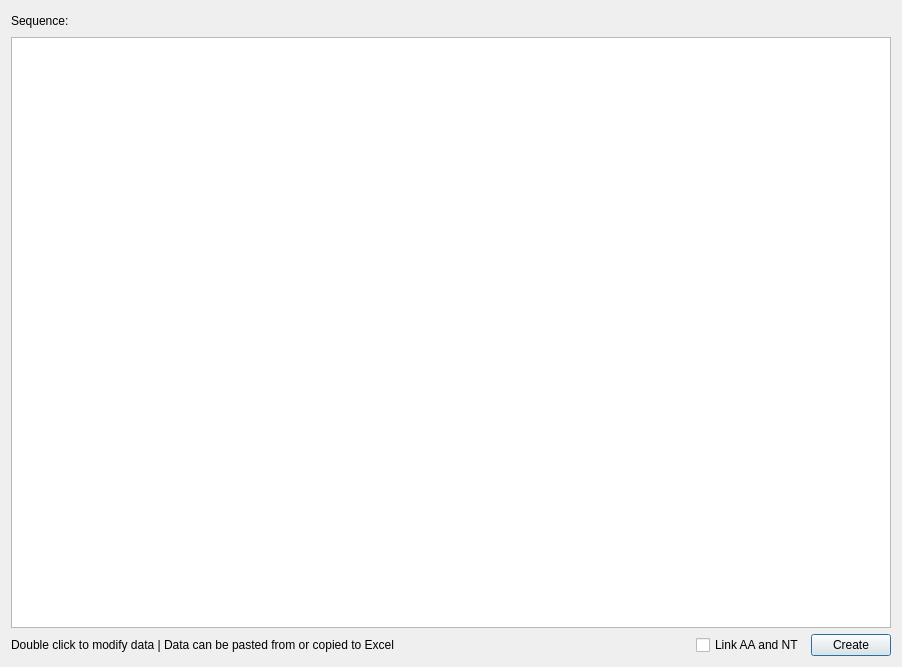
<?xml version="1.0" encoding="UTF-8"?>
<ui version="4.0">
 <class>annotation_editor</class>
 <widget class="QDialog" name="annotation_editor">
  <property name="geometry">
   <rect>
    <x>0</x>
    <y>0</y>
    <width>902</width>
    <height>667</height>
   </rect>
  </property>
  <property name="windowTitle">
   <string>Annotation editor</string>
  </property>
  <layout class="QVBoxLayout" name="verticalLayout">
   <item>
    <layout class="QHBoxLayout" name="horizontalLayout_2">
     <item>
      <widget class="QLabel" name="label_2">
       <property name="text">
        <string>Sequence:</string>
       </property>
      </widget>
     </item>
     <item>
      <spacer name="horizontalSpacer_2">
       <property name="orientation">
        <enum>Qt::Horizontal</enum>
       </property>
       <property name="sizeHint" stdset="0">
        <size>
         <width>40</width>
         <height>20</height>
        </size>
       </property>
      </spacer>
     </item>
    </layout>
   </item>
   <item>
    <widget class="MyTableView" name="tableView">
     <property name="sizeAdjustPolicy">
      <enum>QAbstractScrollArea::AdjustToContents</enum>
     </property>
    </widget>
   </item>
   <item>
    <layout class="QHBoxLayout" name="horizontalLayout">
     <item>
      <widget class="QLabel" name="label">
       <property name="text">
        <string>Double click to modify data | Data can be pasted from or copied to Excel</string>
       </property>
      </widget>
     </item>
     <item>
      <spacer name="horizontalSpacer">
       <property name="orientation">
        <enum>Qt::Horizontal</enum>
       </property>
       <property name="sizeHint" stdset="0">
        <size>
         <width>138</width>
         <height>21</height>
        </size>
       </property>
      </spacer>
     </item>
     <item>
      <widget class="QCheckBox" name="checkBox">
       <property name="text">
        <string>Link AA and NT</string>
       </property>
      </widget>
     </item>
     <item>
      <widget class="QPushButton" name="pushButton">
       <property name="text">
        <string>Create</string>
       </property>
      </widget>
     </item>
    </layout>
   </item>
  </layout>
 </widget>
 <customwidgets>
  <customwidget>
   <class>MyTableView</class>
   <extends>QTableView</extends>
   <header>CustomWidgets.h</header>
  </customwidget>
 </customwidgets>
 <resources>
  <include location="ete_resources.qrc"/>
 </resources>
 <connections/>
</ui>
